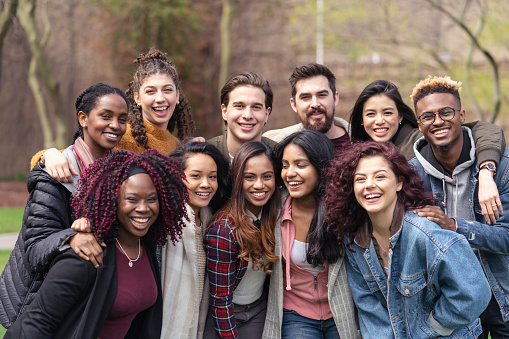
#> input picture FaceDetection/apiDocker/face3.jpeg, 509 x 339 px, found by its file name
$ python client.py
#> lines starting #> are read from the running program, lines starting #| are printed output that depends on the picture
import cv2
import numpy as np
import requests
import base64


im = cv2.imread('face3.jpeg')
#> im is the input picture: shape (339, 509, 3); mean B, G, R 95.9, 100.4, 117
gray = cv2.cvtColor(im, cv2.COLOR_BGR2GRAY)
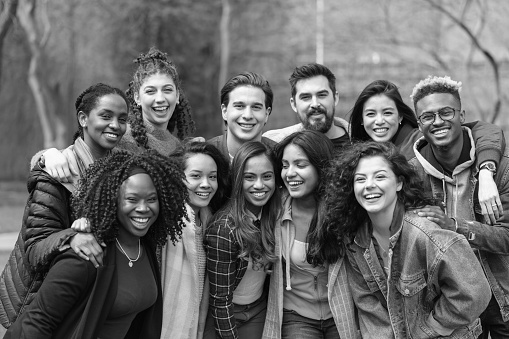
#> gray: shape (339, 509); min 0, max 255, mean 104.8
gray_bytes = gray.tobytes()
im_string = base64.b64encode(gray_bytes).decode('utf8')
(m,n) = gray.shape
#> m = 339; n = 509
url = 'http://127.0.0.1:5000/face'
data = {'image':im_string,'xres': n,'yres':m}
#> (the run stopped early here; a loop or call above may not have finished)
